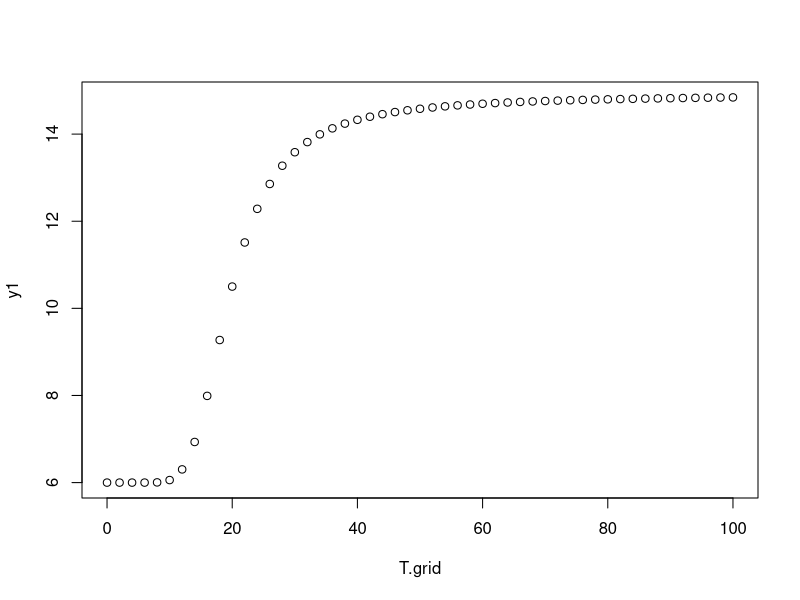
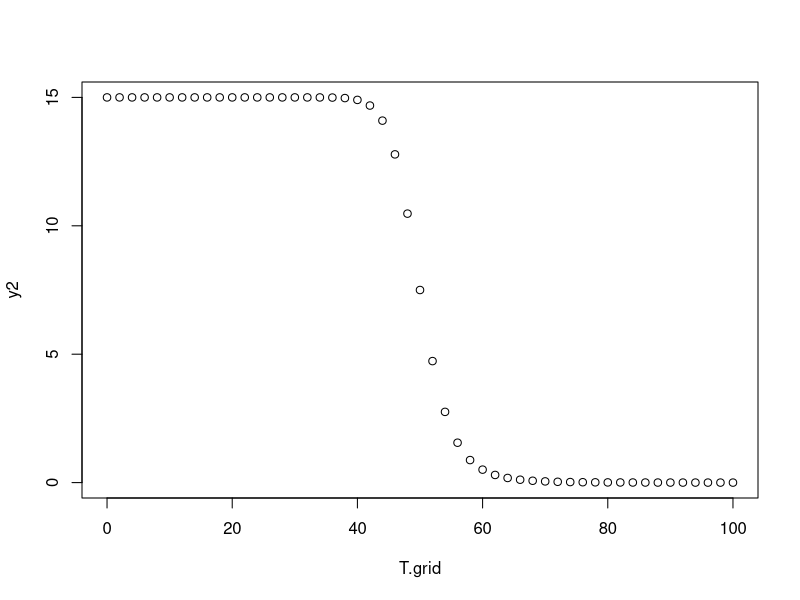
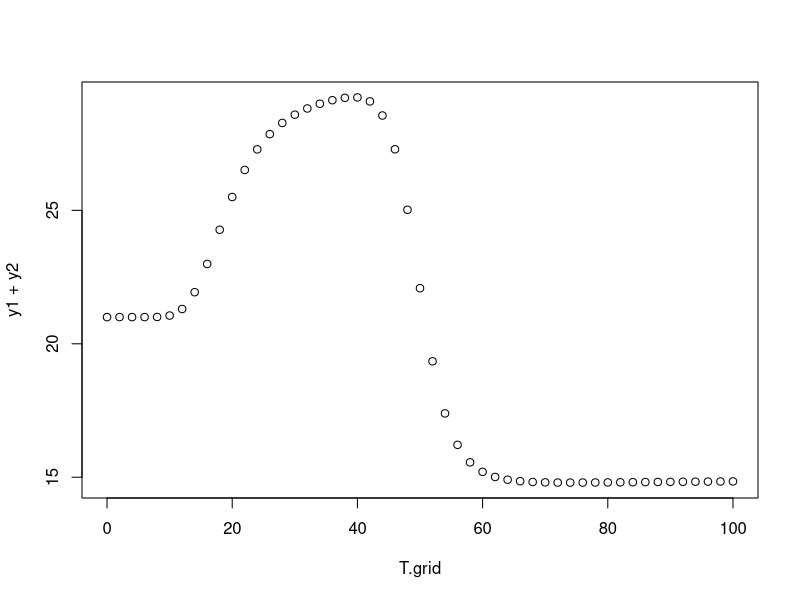
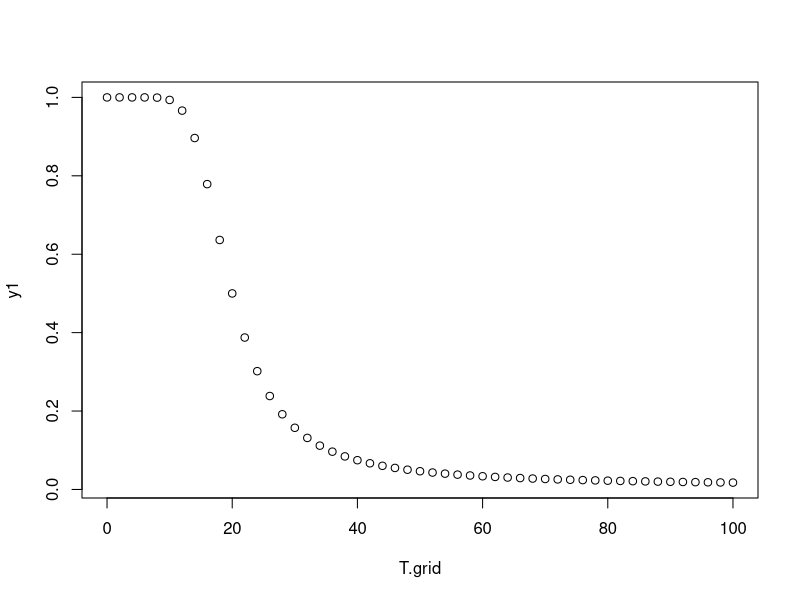
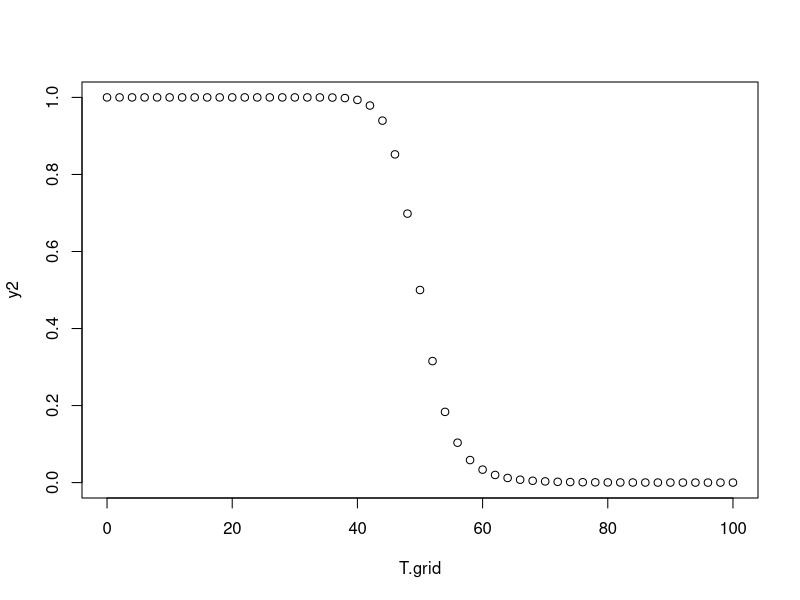
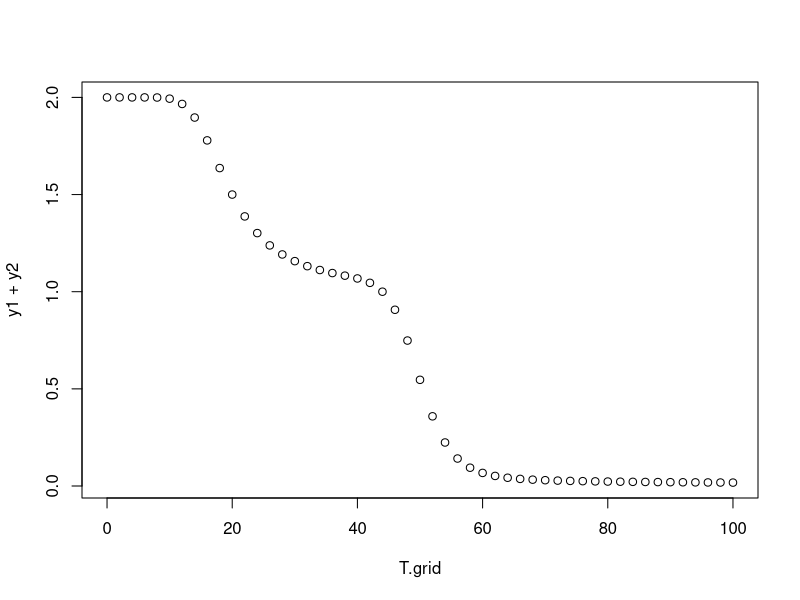
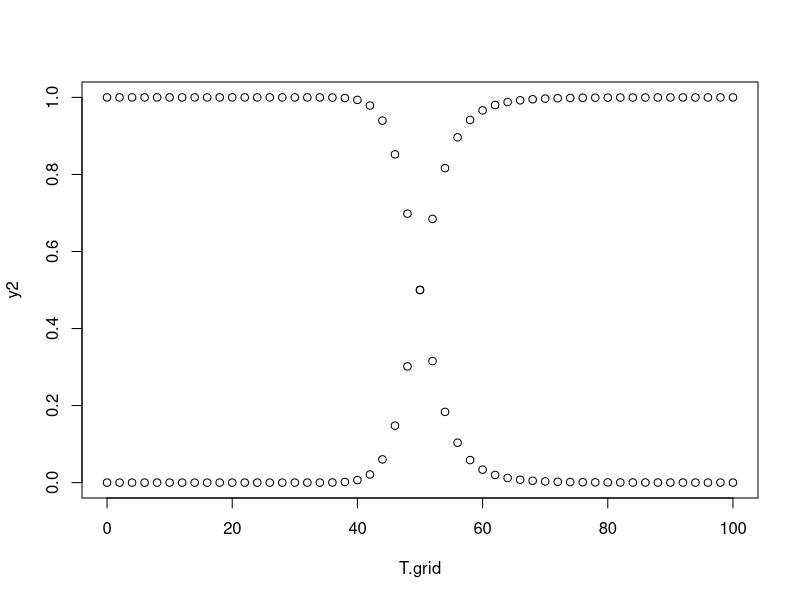
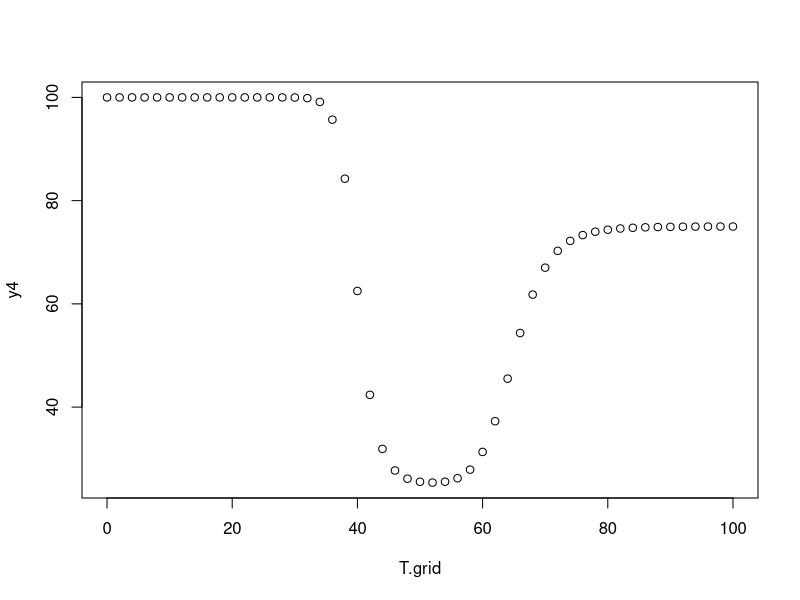

These figures' R source, in order: (Note: this script raises an error after producing the figures.)
#Set the constant R value
R = 1.986

SingleStateMeltingFunction <- function(T, Sn, Su, dH, Tm)
{
  (Sn + Su*exp(-(dH/R)*(1/Tm - 1/T)))/(1+exp(-(dH/R)*(1/Tm - 1/T)))
}

T.grid = seq(0, 100, 2) #Temperatures from 20 to 100 by 2 degrees
y1 <- SingleStateMeltingFunction(T = T.grid, Sn = 6, Su = 15, dH = -200, Tm = 20)
y2 <- SingleStateMeltingFunction(T = T.grid, Sn = 15, Su = 0, dH = -2000, Tm = 50)

plot(T.grid, y1)
plot(T.grid, y2)
plot(T.grid, y1 + y2)


SingleStateFractionSn <- function(T,dH,Tm)
{
  1/(1 + exp(-((dH/R)*((1/Tm) - (1/T)))))
}

T.grid = seq(0, 100, 2) #Temperatures from 20 to 100 by 2 degrees
y1 <- SingleStateFractionSn(T = T.grid, dH = -200, Tm = 20)
y2 <- SingleStateFractionSn(T = T.grid, dH = -2000, Tm = 50)

plot(T.grid, y1)
plot(T.grid, y2)
plot(T.grid, y1 + y2)

SingleleStateFractionSu <- function(T,dH,Tm)
{
  (exp(-((dH/R)*((1/Tm) - (1/T)))))/(1 + exp(-((dH/R)*((1/Tm) - (1/T)))))
}

y3 <- SingleleStateFractionSu(T = T.grid, dH = -2000, Tm = 50)
plot(T.grid,y2)
points(T.grid,y3)



TwoStateMeltingFunction <- function(T,Sn,S1,Su,dH1,Tm1,dH2,Tm2) #Native to Intermediate 1 to Unfolded
{
  (Sn + S1*exp(-((dH1/R)*((1/Tm1) - (1/T)))) + 
      Su*exp(-((dH1/R)*((1/Tm1) - (1/T))))*exp(-((dH2/R)*((1/Tm2) - (1/T)))))/(1 + exp(-((dH1/R)*((1/Tm1) - (1/T)))) +
                                                                                 exp(-((dH1/R)*((1/Tm1) - (1/T))))*exp(-((dH2/R)*((1/Tm2) - (1/T)))))
  
}

y4 <- TwoStateMeltingFunction(T = T.grid,Sn = 100,S1 = 25,Su = 75, dH1 = -2000, Tm1 = 40, dH2 = -3000, Tm2 = 65)
plot(T.grid,y4)


TwoStateFractionSn <- function(T,dH1,Tm1,dH2,Tm2)
{
  1/(1 + exp(-((dH1/R)*((1/Tm1) - (1/T))))) + exp(-((dH1/R)*((1/Tm1) - (1/T))))*exp(-((dH2/R)*((1/Tm2) - (1/T))))
}

TwoStateFractionS1 <- function(T,dH1,Tm1,dH2,Tm2)
{
  exp(-((dH1/R)*((1/Tm1) - (1/T))))/(1 + exp(-((dH1/R)*((1/Tm1) - (1/T)))) + exp(-((dH1/R)*((1/Tm1) - (1/T))))*exp(-((dH2/R)*((1/Tm2) - (1/T)))))
}

TwoStateFractionSu <- function(T,dH1,Tm1,dH2,Tm2)
{
  (exp(-((dH1/R)*((1/Tm1) - (1/T))))*exp(-((dH2/R)*((1/Tm2) - (1/T)))))/(1 + exp(-((dH1/R)*((1/Tm1) - (1/T)))) + exp(-((dH1/R)*((1/Tm1) - (1/T))))*exp(-((dH2/R)*((1/Tm2) - (1/T)))))
  
}

K1 = function(T,dH1,Tm1)
{
  (exp((-dH1/R)*(1/Tm1 - 1/T)))
}

T.grid <- seq(20, 100, 1)
plot(T.grid, K1(T.grid, -2000, 45))

K2 = function(T,dH2,Tm2)
{
  (exp((-dH2/R)*(1/Tm2 - 1/T)))
}

K0 <- function(T,dH1,Tm1,dH2,Tm2)
{
  (K1(T,dH1,Tm1)/K2(T,dH2,Tm2))
}

plot(T.grid, K0(T.grid, -2000, 40, -2500, 60))

Denom <- 1+K0(T,dH1,Tm1,dH2,Tm2) + K0(T,dH1,Tm1,dH2,Tm2)*K2(T,dH2,Tm2)

ParallelFractionSn1 <- function(T,dH1,Tm1,dH2,Tm2)
{
  (1/Denom)
}

ParallelFractionSn2 <- function(T,dH1,Tm1,dH2,Tm2)
{
  (K0(T,dH1,Tm1,dH2,Tm2)/Denom)
}

ParallelFractionSu <- function(T,dH1,Tm1,dH2,Tm2)
{
  (K1(T,dH1,Tm1)/Denom)
}

ParallelSpecies <- function(T,Sn1,Sn2,Su,dH1,Tm1,dH2,Tm2)
{
  (Sn1*ParallelFractionSn1 + Sn2*ParallelFractionSn2+ Su*ParallelFractionSu)
}

ThreeStateMeltingFunction <- function(T,Sn,S1,S2,Su,dH1,Tm1,dH2,Tm2,dH3,Tm3)
{
(Sn + S1*exp(-((dH1/R)*((1/Tm1) - (1/T))))) + S2*exp(-((dH1/R)*((1/Tm1) - (1/T))))*exp(-((dH2/R)*((1/Tm2) - (1/T)))) + Su*exp(-((dH1/R)*((1/Tm1) - (1/T))))*exp(-((dH2/R)*((1/Tm2) - (1/T))))*exp(-((dH3/R)*((1/Tm3) - (1/T))))/(1 + exp(-((dH1/R)*((1/Tm1) - (1/T)))) + exp(-((dH1/R)*((1/Tm1) - (1/T))))*exp(-((dH2/R)*((1/Tm2) - (1/T))))) + exp(-((dH1/R)*((1/Tm1) - (1/T))))*exp(-((dH2/R)*((1/Tm2) - (1/T))))*exp(-((dH3/R)*((1/Tm3) - (1/T))))

}

ThreestateFractionSn <- function(T,dH1,Tm1,dH2,Tm2,dH3,Tm3)
{
  
1/(1 + exp(-((dH1/R)*((1/Tm1) - (1/T)))) + 
      exp(-((dH1/R)*((1/Tm1) - (1/T))))*
      exp(-((dH2/R)*((1/Tm2) - (1/T))))+ 
      exp(-((dH1/R)*((1/Tm1) - (1/T))))*
      exp(-((dH2/R)*((1/Tm2) - (1/T))))*
      exp(-((dH3/R)*((1/Tm3) - (1/T)))))
}

ThreestateFractionS1<- function(T,dH1,Tm1,dH2,Tm2,dH3,Tm3)
{
  exp(-((dH1/R)*((1/Tm1) - (1/T))))/(1 + 
                                       exp(-((dH1/R)*((1/Tm1) - (1/T)))) + 
                                       exp(-((dH1/R)*((1/Tm1) - (1/T))))*
                                       exp(-((dH2/R)*((1/Tm2) - (1/T))))+ 
                                       exp(-((dH1/R)*((1/Tm1) - (1/T))))*
                                       exp(-((dH2/R)*((1/Tm2) - (1/T))))*
                                       exp(-((dH3/R)*((1/Tm3) - (1/T)))));
  
}

ThreestateFractionS2<- function(T,dH1,Tm1,dH2,Tm2,dH3,Tm3)
{(exp(-((dH1/R)*((1/Tm1) - (1/T))))*
    exp(-((dH2/R)*((1/Tm2) - (1/T)))))/(1 + 
                                          exp(-((dH1/R)*((1/Tm1) - (1/T)))) + 
                                          exp(-((dH1/R)*((1/Tm1) - (1/T))))*
                                          exp(-((dH2/R)*((1/Tm2) - (1/T)))) + 
                                          exp(-((dH1/R)*((1/Tm1) - (1/T))))*
                                          exp(-((dH2/R)*((1/Tm2) - (1/T))))*
                                          exp(-((dH3/R)*((1/Tm3) - (1/T)))));
}

ThreestateFractionSu <- function(T,dH1,Tm1,dH2,Tm2,dH3,Tm3)
{
  exp(-((dH1/R)*((1/Tm1) - (1/T))))*exp(-((dH2/R)*((1/Tm2) - (1/T))))*
    exp(-((dH3/R)*((1/Tm3) - (1/T)))) / (1 + 
                                          exp(-((dH1/R)*((1/Tm1) - (1/T)))) + 
                                          exp(-((dH1/R)*((1/Tm1) - (1/T))))*
                                          exp(-((dH2/R)*((1/Tm2) - (1/T)))) + 
                                          exp(-((dH1/R)*((1/Tm1) - (1/T))))*
                                          exp(-((dH2/R)*((1/Tm2) - (1/T))))*
                                          exp(-((dH3/R)*((1/Tm3) - (1/T)))))
}

K1Int <- function(T, dH1, Tm1)
{
  exp(-(dH1/R)*(1/Tm1 - 1/T))
}

K2Int <- function(T, dH2,Tm2)
{
  exp(-(dH2/R)*(1/Tm2 - 1/T))
}

KUInt <- function(T,dH3,Tm3)
{ 
  exp(-(dH3/R)*(1/Tm3 - 1/T))
}

DenomInt <- function(T, dH1, Tm1, dH2, Tm2, dH3, Tm3)
{
  1 + K1Int(T, dH1, Tm1) / K2Int(T, dH2, Tm2) + K1Int(T, dH1, Tm1) + K1Int(T, dH1, Tm1)*KUInt(T, dH3, Tm3)
}

T.grid<-seq(20, 100, 1)
plot(T.grid, y=DenomInt(T.grid, -2000, 40, -2500, 50, -3000, 60))

#put in parameters in each function 
ParallelIntFractionSn1 <- function(T, dH1, Tm1, dH2, Tm2, dH3, Tm3)
{
  1 / DenomInt(T, dH1, Tm1, dH2, Tm2, dH3, Tm3)
}

ParallelIntFractionSn2 <- function(T, dH1, Tm1, dH2, Tm2, dH3, Tm3)
{
  (K1Int(T,dH1,Tm1) / K2Int(T,dH2,Tm2) / DenomInt(T,dH1,Tm1,dH2,Tm2,dH3,Tm3))
}

ParallelIntFractionSI <- function(T, dH1,Tm1, dH2, Tm2, dH3, Tm3)
{
  K1Int(T,dH1,Tm1) / DenomInt(T,dH1,Tm1,dH2,Tm2,dH3,Tm3)
}

ParallelIntFractionSU <- function(T, dH1, Tm1, dH2, Tm2, dH3, Tm3)
{
  KUInt(T,dH3,Tm3) * ParallelIntFractionSI(T, dH1,Tm1, dH2, Tm2, dH3, Tm3)
}

ParallelIntermediateFunction <- function(T, Sn1, Sn2, S1, Su, dH1, Tm1, dH2, Tm2, dH3, Tm3)
{
  Sn1 * ParallelIntFractionSn1(T, dH1, Tm1, dH2, Tm2, dH3, Tm3) + Sn2 * ParallelIntFractionSn2(T, dH1, Tm1, dH2, Tm2, dH3, Tm3) +S1 * ParallelIntFractionSI(T, dH1,Tm1, dH2, Tm2, dH3, Tm3) + Su * ParallelIntFractionSU(T, dH1, Tm1, dH2, Tm2, dH3, Tm3)
}
T.grid <- seq(20, 100, 1)
y <- ParallelIntermediateFunction(T.grid, 500, 800, 200, 0, -2000, 40, -2500, 50, -3000, 70)
plot(T.grid, y)
''